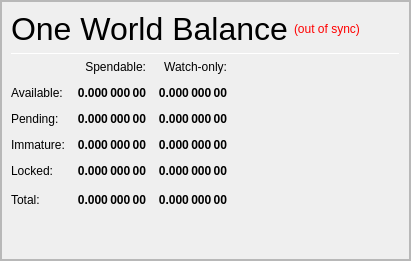
                <widget class="QFrame" name="frameObfuscation">
                 <property name="minimumSize">
                  <size>
                   <width>0</width>
                   <height>0</height>
                  </size>
                 </property>
                 <property name="frameShape">
                  <enum>QFrame::StyledPanel</enum>
                 </property>
                 <property name="frameShadow">
                  <enum>QFrame::Raised</enum>
                 </property>
                 <layout class="QVBoxLayout" name="verticalLayout" stretch="0">
                  <property name="leftMargin">
                   <number>0</number>
                  </property>
                  <property name="topMargin">
                   <number>0</number>
                  </property>
                  <property name="rightMargin">
                   <number>0</number>
                  </property>
                  <property name="bottomMargin">
                   <number>0</number>
                  </property>
                  <item>
                   <widget class="QFrame" name="frame_Balances">
                    <property name="frameShape">
                     <enum>QFrame::StyledPanel</enum>
                    </property>
                    <property name="frameShadow">
                     <enum>QFrame::Raised</enum>
                    </property>
                    <layout class="QVBoxLayout" name="verticalLayout_4">
                     <item>
                      <layout class="QHBoxLayout" name="horizontalLayout_4">
                       <item>
                        <widget class="QLabel" name="label_5">
                         <property name="minimumSize">
                          <size>
                           <width>0</width>
                           <height>20</height>
                          </size>
                         </property>
                         <property name="font">
                          <font>
                           <pointsize>24</pointsize>
                           <weight>50</weight>
                           <bold>false</bold>
                          </font>
                         </property>
                         <property name="text">
                          <string>One World Balance</string>
                         </property>
                        </widget>
                       </item>
                       <item>
                        <widget class="QLabel" name="labelWalletStatus">
                         <property name="cursor">
                          <cursorShape>WhatsThisCursor</cursorShape>
                         </property>
                         <property name="toolTip">
                          <string>The displayed information may be out of date. Your wallet automatically synchronizes with the PIVX network after a connection is established, but this process has not completed yet.</string>
                         </property>
                         <property name="styleSheet">
                          <string notr="true">QLabel { color: red; }</string>
                         </property>
                         <property name="text">
                          <string notr="true">(out of sync)</string>
                         </property>
                         <property name="alignment">
                          <set>Qt::AlignLeading|Qt::AlignLeft|Qt::AlignVCenter</set>
                         </property>
                        </widget>
                       </item>
                       <item>
                        <spacer name="horizontalSpacer_3">
                         <property name="orientation">
                          <enum>Qt::Horizontal</enum>
                         </property>
                         <property name="sizeHint" stdset="0">
                          <size>
                           <width>40</width>
                           <height>20</height>
                          </size>
                         </property>
                        </spacer>
                       </item>
                      </layout>
                     </item>
                     <item>
                      <widget class="Line" name="line_Balance">
                       <property name="minimumSize">
                        <size>
                         <width>0</width>
                         <height>1</height>
                        </size>
                       </property>
                       <property name="maximumSize">
                        <size>
                         <width>16777215</width>
                         <height>1</height>
                        </size>
                       </property>
                       <property name="orientation">
                        <enum>Qt::Horizontal</enum>
                       </property>
                      </widget>
                     </item>
                     <item>
                      <layout class="QGridLayout" name="gridLayout">
                       <property name="spacing">
                        <number>12</number>
                       </property>
                       <item row="0" column="1">
                        <widget class="QLabel" name="labelSpendable">
                         <property name="text">
                          <string>Spendable:</string>
                         </property>
                         <property name="alignment">
                          <set>Qt::AlignRight|Qt::AlignTrailing|Qt::AlignVCenter</set>
                         </property>
                        </widget>
                       </item>
                       <item row="0" column="2">
                        <widget class="QLabel" name="labelWatchonly">
                         <property name="text">
                          <string>Watch-only:</string>
                         </property>
                         <property name="alignment">
                          <set>Qt::AlignRight|Qt::AlignTrailing|Qt::AlignVCenter</set>
                         </property>
                        </widget>
                       </item>
                       <item row="1" column="0">
                        <widget class="QLabel" name="labelBalanceText">
                         <property name="text">
                          <string>Available:</string>
                         </property>
                        </widget>
                       </item>
                       <item row="1" column="1">
                        <widget class="QLabel" name="labelBalance">
                         <property name="font">
                          <font>
                           <weight>75</weight>
                           <bold>true</bold>
                          </font>
                         </property>
                         <property name="cursor">
                          <cursorShape>IBeamCursor</cursorShape>
                         </property>
                         <property name="toolTip">
                          <string>Your current spendable balance</string>
                         </property>
                         <property name="text">
                          <string notr="true">0.000 000 00</string>
                         </property>
                         <property name="alignment">
                          <set>Qt::AlignRight|Qt::AlignTrailing|Qt::AlignVCenter</set>
                         </property>
                         <property name="textInteractionFlags">
                          <set>Qt::LinksAccessibleByMouse|Qt::TextSelectableByKeyboard|Qt::TextSelectableByMouse</set>
                         </property>
                        </widget>
                       </item>
                       <item row="1" column="2">
                        <widget class="QLabel" name="labelWatchAvailable">
                         <property name="font">
                          <font>
                           <weight>75</weight>
                           <bold>true</bold>
                          </font>
                         </property>
                         <property name="cursor">
                          <cursorShape>IBeamCursor</cursorShape>
                         </property>
                         <property name="toolTip">
                          <string>Your current balance in watch-only addresses</string>
                         </property>
                         <property name="text">
                          <string notr="true">0.000 000 00</string>
                         </property>
                         <property name="alignment">
                          <set>Qt::AlignRight|Qt::AlignTrailing|Qt::AlignVCenter</set>
                         </property>
                         <property name="textInteractionFlags">
                          <set>Qt::LinksAccessibleByMouse|Qt::TextSelectableByKeyboard|Qt::TextSelectableByMouse</set>
                         </property>
                        </widget>
                       </item>
                       <item row="2" column="0">
                        <widget class="QLabel" name="labelPendingText">
                         <property name="text">
                          <string>Pending:</string>
                         </property>
                        </widget>
                       </item>
                       <item row="2" column="1">
                        <widget class="QLabel" name="labelUnconfirmed">
                         <property name="font">
                          <font>
                           <weight>75</weight>
                           <bold>true</bold>
                          </font>
                         </property>
                         <property name="cursor">
                          <cursorShape>IBeamCursor</cursorShape>
                         </property>
                         <property name="toolTip">
                          <string>Total of transactions that have yet to be confirmed, and do not yet count toward the spendable balance</string>
                         </property>
                         <property name="text">
                          <string notr="true">0.000 000 00</string>
                         </property>
                         <property name="alignment">
                          <set>Qt::AlignRight|Qt::AlignTrailing|Qt::AlignVCenter</set>
                         </property>
                         <property name="textInteractionFlags">
                          <set>Qt::LinksAccessibleByMouse|Qt::TextSelectableByKeyboard|Qt::TextSelectableByMouse</set>
                         </property>
                        </widget>
                       </item>
                       <item row="2" column="2">
                        <widget class="QLabel" name="labelWatchPending">
                         <property name="font">
                          <font>
                           <weight>75</weight>
                           <bold>true</bold>
                          </font>
                         </property>
                         <property name="cursor">
                          <cursorShape>IBeamCursor</cursorShape>
                         </property>
                         <property name="toolTip">
                          <string>Unconfirmed transactions to watch-only addresses</string>
                         </property>
                         <property name="text">
                          <string notr="true">0.000 000 00</string>
                         </property>
                         <property name="alignment">
                          <set>Qt::AlignRight|Qt::AlignTrailing|Qt::AlignVCenter</set>
                         </property>
                         <property name="textInteractionFlags">
                          <set>Qt::LinksAccessibleByMouse|Qt::TextSelectableByKeyboard|Qt::TextSelectableByMouse</set>
                         </property>
                        </widget>
                       </item>
                       <item row="3" column="0">
                        <widget class="QLabel" name="labelImmatureText">
                         <property name="text">
                          <string>Immature:</string>
                         </property>
                        </widget>
                       </item>
                       <item row="3" column="1">
                        <widget class="QLabel" name="labelImmature">
                         <property name="font">
                          <font>
                           <weight>75</weight>
                           <bold>true</bold>
                          </font>
                         </property>
                         <property name="cursor">
                          <cursorShape>IBeamCursor</cursorShape>
                         </property>
                         <property name="toolTip">
                          <string>Staked or masternode rewards that has not yet matured</string>
                         </property>
                         <property name="text">
                          <string notr="true">0.000 000 00</string>
                         </property>
                         <property name="alignment">
                          <set>Qt::AlignRight|Qt::AlignTrailing|Qt::AlignVCenter</set>
                         </property>
                         <property name="textInteractionFlags">
                          <set>Qt::LinksAccessibleByMouse|Qt::TextSelectableByKeyboard|Qt::TextSelectableByMouse</set>
                         </property>
                        </widget>
                       </item>
                       <item row="3" column="2">
                        <widget class="QLabel" name="labelWatchImmature">
                         <property name="font">
                          <font>
                           <weight>75</weight>
                           <bold>true</bold>
                          </font>
                         </property>
                         <property name="cursor">
                          <cursorShape>IBeamCursor</cursorShape>
                         </property>
                         <property name="toolTip">
                          <string>Staked or masternode rewards in watch-only addresses that has not yet matured</string>
                         </property>
                         <property name="text">
                          <string notr="true">0.000 000 00</string>
                         </property>
                         <property name="alignment">
                          <set>Qt::AlignRight|Qt::AlignTrailing|Qt::AlignVCenter</set>
                         </property>
                         <property name="textInteractionFlags">
                          <set>Qt::LinksAccessibleByMouse|Qt::TextSelectableByKeyboard|Qt::TextSelectableByMouse</set>
                         </property>
                        </widget>
                       </item>
                       <item row="4" column="0">
                        <widget class="QLabel" name="labelLockedBalanceText">
                         <property name="toolTip">
                          <string>Locked PIV or Masternode collaterals. These are excluded from zPIV minting.</string>
                         </property>
                         <property name="text">
                          <string>Locked:</string>
                         </property>
                        </widget>
                       </item>
                       <item row="4" column="1">
                        <widget class="QLabel" name="labelLockedBalance">
                         <property name="font">
                          <font>
                           <weight>75</weight>
                           <bold>true</bold>
                          </font>
                         </property>
                         <property name="cursor">
                          <cursorShape>IBeamCursor</cursorShape>
                         </property>
                         <property name="toolTip">
                          <string>Locked PIV or Masternode collaterals. These are excluded from zPIV minting.</string>
                         </property>
                         <property name="text">
                          <string notr="true">0.000 000 00</string>
                         </property>
                         <property name="alignment">
                          <set>Qt::AlignRight|Qt::AlignTrailing|Qt::AlignVCenter</set>
                         </property>
                         <property name="textInteractionFlags">
                          <set>Qt::LinksAccessibleByMouse|Qt::TextSelectableByKeyboard|Qt::TextSelectableByMouse</set>
                         </property>
                        </widget>
                       </item>
                       <item row="4" column="2">
                        <widget class="QLabel" name="labelWatchLocked">
                         <property name="font">
                          <font>
                           <weight>75</weight>
                           <bold>true</bold>
                          </font>
                         </property>
                         <property name="cursor">
                          <cursorShape>IBeamCursor</cursorShape>
                         </property>
                         <property name="toolTip">
                          <string>Current locked balance in watch-only addresses</string>
                         </property>
                         <property name="text">
                          <string notr="true">0.000 000 00</string>
                         </property>
                         <property name="alignment">
                          <set>Qt::AlignRight|Qt::AlignTrailing|Qt::AlignVCenter</set>
                         </property>
                         <property name="textInteractionFlags">
                          <set>Qt::LinksAccessibleByMouse|Qt::TextSelectableByKeyboard|Qt::TextSelectableByMouse</set>
                         </property>
                        </widget>
                       </item>
                       <item row="5" column="0">
                        <widget class="QLabel" name="labelTotalText">
                         <property name="toolTip">
                          <string>Your current PIVX balance, unconfirmed and immature transactions included</string>
                         </property>
                         <property name="text">
                          <string>Total:</string>
                         </property>
                        </widget>
                       </item>
                       <item row="5" column="1">
                        <widget class="QLabel" name="labelTotal">
                         <property name="font">
                          <font>
                           <weight>75</weight>
                           <bold>true</bold>
                          </font>
                         </property>
                         <property name="cursor">
                          <cursorShape>IBeamCursor</cursorShape>
                         </property>
                         <property name="toolTip">
                          <string>Your current PIVX balance, unconfirmed and immature transactions included</string>
                         </property>
                         <property name="text">
                          <string notr="true">0.000 000 00</string>
                         </property>
                         <property name="alignment">
                          <set>Qt::AlignRight|Qt::AlignTrailing|Qt::AlignVCenter</set>
                         </property>
                         <property name="textInteractionFlags">
                          <set>Qt::LinksAccessibleByMouse|Qt::TextSelectableByKeyboard|Qt::TextSelectableByMouse</set>
                         </property>
                        </widget>
                       </item>
                       <item row="5" column="2">
                        <widget class="QLabel" name="labelWatchTotal">
                         <property name="font">
                          <font>
                           <weight>75</weight>
                           <bold>true</bold>
                          </font>
                         </property>
                         <property name="cursor">
                          <cursorShape>IBeamCursor</cursorShape>
                         </property>
                         <property name="toolTip">
                          <string>Current total balance in watch-only addresses</string>
                         </property>
                         <property name="text">
                          <string notr="true">0.000 000 00</string>
                         </property>
                         <property name="alignment">
                          <set>Qt::AlignRight|Qt::AlignTrailing|Qt::AlignVCenter</set>
                         </property>
                         <property name="textInteractionFlags">
                          <set>Qt::LinksAccessibleByMouse|Qt::TextSelectableByKeyboard|Qt::TextSelectableByMouse</set>
                         </property>
                        </widget>
                       </item>
                       <item row="5" column="3">
                        <spacer name="horizontalSpacer_9">
                         <property name="orientation">
                          <enum>Qt::Horizontal</enum>
                         </property>
                         <property name="sizeHint" stdset="0">
                          <size>
                           <width>40</width>
                           <height>20</height>
                          </size>
                         </property>
                        </spacer>
                       </item>
                      </layout>
                     </item>
                     <item>
                      <spacer name="verticalSpacer">
                       <property name="orientation">
                        <enum>Qt::Vertical</enum>
                       </property>
                       <property name="sizeHint" stdset="0">
                        <size>
                         <width>20</width>
                         <height>40</height>
                        </size>
                       </property>
                      </spacer>
                     </item>
                    </layout>
                   </widget>
                  </item>
                 </layout>
                </widget>
